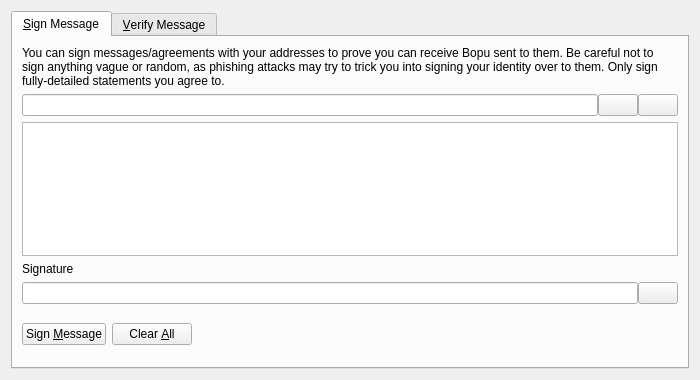
<?xml version="1.0" encoding="UTF-8"?>
<ui version="4.0">
 <class>SignVerifyMessageDialog</class>
 <widget class="QDialog" name="SignVerifyMessageDialog">
  <property name="geometry">
   <rect>
    <x>0</x>
    <y>0</y>
    <width>700</width>
    <height>380</height>
   </rect>
  </property>
  <property name="windowTitle">
   <string>Signatures - Sign / Verify a Message</string>
  </property>
  <property name="modal">
   <bool>true</bool>
  </property>
  <layout class="QVBoxLayout" name="verticalLayout">
   <item>
    <widget class="QTabWidget" name="tabWidget">
     <property name="currentIndex">
      <number>0</number>
     </property>
     <widget class="QWidget" name="tabSignMessage">
      <attribute name="title">
       <string>&amp;Sign Message</string>
      </attribute>
      <layout class="QVBoxLayout" name="verticalLayout_SM">
       <item>
        <widget class="QLabel" name="infoLabel_SM">
         <property name="text">
          <string>You can sign messages/agreements with your addresses to prove you can receive Bopu sent to them. Be careful not to sign anything vague or random, as phishing attacks may try to trick you into signing your identity over to them. Only sign fully-detailed statements you agree to.</string>
         </property>
         <property name="textFormat">
          <enum>Qt::PlainText</enum>
         </property>
         <property name="wordWrap">
          <bool>true</bool>
         </property>
        </widget>
       </item>
       <item>
        <layout class="QHBoxLayout" name="horizontalLayout_1_SM">
         <property name="spacing">
          <number>0</number>
         </property>
         <item>
          <widget class="QValidatedLineEdit" name="addressIn_SM">
           <property name="toolTip">
            <string>The Bopu address to sign the message with</string>
           </property>
          </widget>
         </item>
         <item>
          <widget class="QPushButton" name="addressBookButton_SM">
           <property name="toolTip">
            <string>Choose previously used address</string>
           </property>
           <property name="text">
            <string/>
           </property>
           <property name="shortcut">
            <string>Alt+A</string>
           </property>
           <property name="autoDefault">
            <bool>false</bool>
           </property>
          </widget>
         </item>
         <item>
          <widget class="QPushButton" name="pasteButton_SM">
           <property name="toolTip">
            <string>Paste address from clipboard</string>
           </property>
           <property name="text">
            <string/>
           </property>
           <property name="shortcut">
            <string>Alt+P</string>
           </property>
           <property name="autoDefault">
            <bool>false</bool>
           </property>
          </widget>
         </item>
        </layout>
       </item>
       <item>
        <widget class="QPlainTextEdit" name="messageIn_SM">
         <property name="toolTip">
          <string>Enter the message you want to sign here</string>
         </property>
        </widget>
       </item>
       <item>
        <widget class="QLabel" name="signatureLabel_SM">
         <property name="text">
          <string>Signature</string>
         </property>
         <property name="textFormat">
          <enum>Qt::PlainText</enum>
         </property>
        </widget>
       </item>
       <item>
        <layout class="QHBoxLayout" name="horizontalLayout_2_SM">
         <property name="spacing">
          <number>0</number>
         </property>
         <item>
          <widget class="QLineEdit" name="signatureOut_SM">
           <property name="font">
            <font>
             <italic>true</italic>
            </font>
           </property>
           <property name="readOnly">
            <bool>true</bool>
           </property>
          </widget>
         </item>
         <item>
          <widget class="QPushButton" name="copySignatureButton_SM">
           <property name="toolTip">
            <string>Copy the current signature to the system clipboard</string>
           </property>
           <property name="text">
            <string/>
           </property>
           <property name="autoDefault">
            <bool>false</bool>
           </property>
          </widget>
         </item>
        </layout>
       </item>
       <item>
        <layout class="QHBoxLayout" name="horizontalLayout_3_SM">
         <item>
          <widget class="QPushButton" name="signMessageButton_SM">
           <property name="toolTip">
            <string>Sign the message to prove you own this Bopu address</string>
           </property>
           <property name="text">
            <string>Sign &amp;Message</string>
           </property>
           <property name="autoDefault">
            <bool>false</bool>
           </property>
          </widget>
         </item>
         <item>
          <widget class="QPushButton" name="clearButton_SM">
           <property name="toolTip">
            <string>Reset all sign message fields</string>
           </property>
           <property name="text">
            <string>Clear &amp;All</string>
           </property>
           <property name="autoDefault">
            <bool>false</bool>
           </property>
          </widget>
         </item>
         <item>
          <spacer name="horizontalSpacer_1_SM">
           <property name="orientation">
            <enum>Qt::Horizontal</enum>
           </property>
           <property name="sizeHint" stdset="0">
            <size>
             <width>40</width>
             <height>48</height>
            </size>
           </property>
          </spacer>
         </item>
         <item>
          <widget class="QLabel" name="statusLabel_SM">
           <property name="font">
            <font>
             <weight>75</weight>
             <bold>true</bold>
            </font>
           </property>
           <property name="text">
            <string/>
           </property>
           <property name="wordWrap">
            <bool>true</bool>
           </property>
          </widget>
         </item>
         <item>
          <spacer name="horizontalSpacer_2_SM">
           <property name="orientation">
            <enum>Qt::Horizontal</enum>
           </property>
           <property name="sizeHint" stdset="0">
            <size>
             <width>40</width>
             <height>48</height>
            </size>
           </property>
          </spacer>
         </item>
        </layout>
       </item>
      </layout>
     </widget>
     <widget class="QWidget" name="tabVerifyMessage">
      <attribute name="title">
       <string>&amp;Verify Message</string>
      </attribute>
      <layout class="QVBoxLayout" name="verticalLayout_VM">
       <item>
        <widget class="QLabel" name="infoLabel_VM">
         <property name="text">
          <string>Enter the receiver's address, message (ensure you copy line breaks, spaces, tabs, etc. exactly) and signature below to verify the message. Be careful not to read more into the signature than what is in the signed message itself, to avoid being tricked by a man-in-the-middle attack. Note that this only proves the signing party receives with the address, it cannot prove sendership of any transaction!</string>
         </property>
         <property name="textFormat">
          <enum>Qt::PlainText</enum>
         </property>
         <property name="alignment">
          <set>Qt::AlignLeading|Qt::AlignLeft|Qt::AlignTop</set>
         </property>
         <property name="wordWrap">
          <bool>true</bool>
         </property>
        </widget>
       </item>
       <item>
        <layout class="QHBoxLayout" name="horizontalLayout_1_VM">
         <property name="spacing">
          <number>0</number>
         </property>
         <item>
          <widget class="QValidatedLineEdit" name="addressIn_VM">
           <property name="toolTip">
            <string>The Bopu address the message was signed with</string>
           </property>
          </widget>
         </item>
         <item>
          <widget class="QPushButton" name="addressBookButton_VM">
           <property name="toolTip">
            <string>Choose previously used address</string>
           </property>
           <property name="text">
            <string/>
           </property>
           <property name="shortcut">
            <string>Alt+A</string>
           </property>
           <property name="autoDefault">
            <bool>false</bool>
           </property>
          </widget>
         </item>
        </layout>
       </item>
       <item>
        <widget class="QPlainTextEdit" name="messageIn_VM"/>
       </item>
       <item>
        <widget class="QValidatedLineEdit" name="signatureIn_VM"/>
       </item>
       <item>
        <layout class="QHBoxLayout" name="horizontalLayout_2_VM">
         <item>
          <widget class="QPushButton" name="verifyMessageButton_VM">
           <property name="toolTip">
            <string>Verify the message to ensure it was signed with the specified Bopu address</string>
           </property>
           <property name="text">
            <string>Verify &amp;Message</string>
           </property>
           <property name="autoDefault">
            <bool>false</bool>
           </property>
          </widget>
         </item>
         <item>
          <widget class="QPushButton" name="clearButton_VM">
           <property name="toolTip">
            <string>Reset all verify message fields</string>
           </property>
           <property name="text">
            <string>Clear &amp;All</string>
           </property>
           <property name="autoDefault">
            <bool>false</bool>
           </property>
          </widget>
         </item>
         <item>
          <spacer name="horizontalSpacer_1_VM">
           <property name="orientation">
            <enum>Qt::Horizontal</enum>
           </property>
           <property name="sizeHint" stdset="0">
            <size>
             <width>40</width>
             <height>48</height>
            </size>
           </property>
          </spacer>
         </item>
         <item>
          <widget class="QLabel" name="statusLabel_VM">
           <property name="font">
            <font>
             <weight>75</weight>
             <bold>true</bold>
            </font>
           </property>
           <property name="text">
            <string/>
           </property>
           <property name="wordWrap">
            <bool>true</bool>
           </property>
          </widget>
         </item>
         <item>
          <spacer name="horizontalSpacer_2_VM">
           <property name="orientation">
            <enum>Qt::Horizontal</enum>
           </property>
           <property name="sizeHint" stdset="0">
            <size>
             <width>40</width>
             <height>48</height>
            </size>
           </property>
          </spacer>
         </item>
        </layout>
       </item>
      </layout>
     </widget>
    </widget>
   </item>
  </layout>
 </widget>
 <customwidgets>
  <customwidget>
   <class>QValidatedLineEdit</class>
   <extends>QLineEdit</extends>
   <header>qvalidatedlineedit.h</header>
  </customwidget>
 </customwidgets>
 <resources>
  <include location="../bopu.qrc"/>
 </resources>
 <connections/>
</ui>
